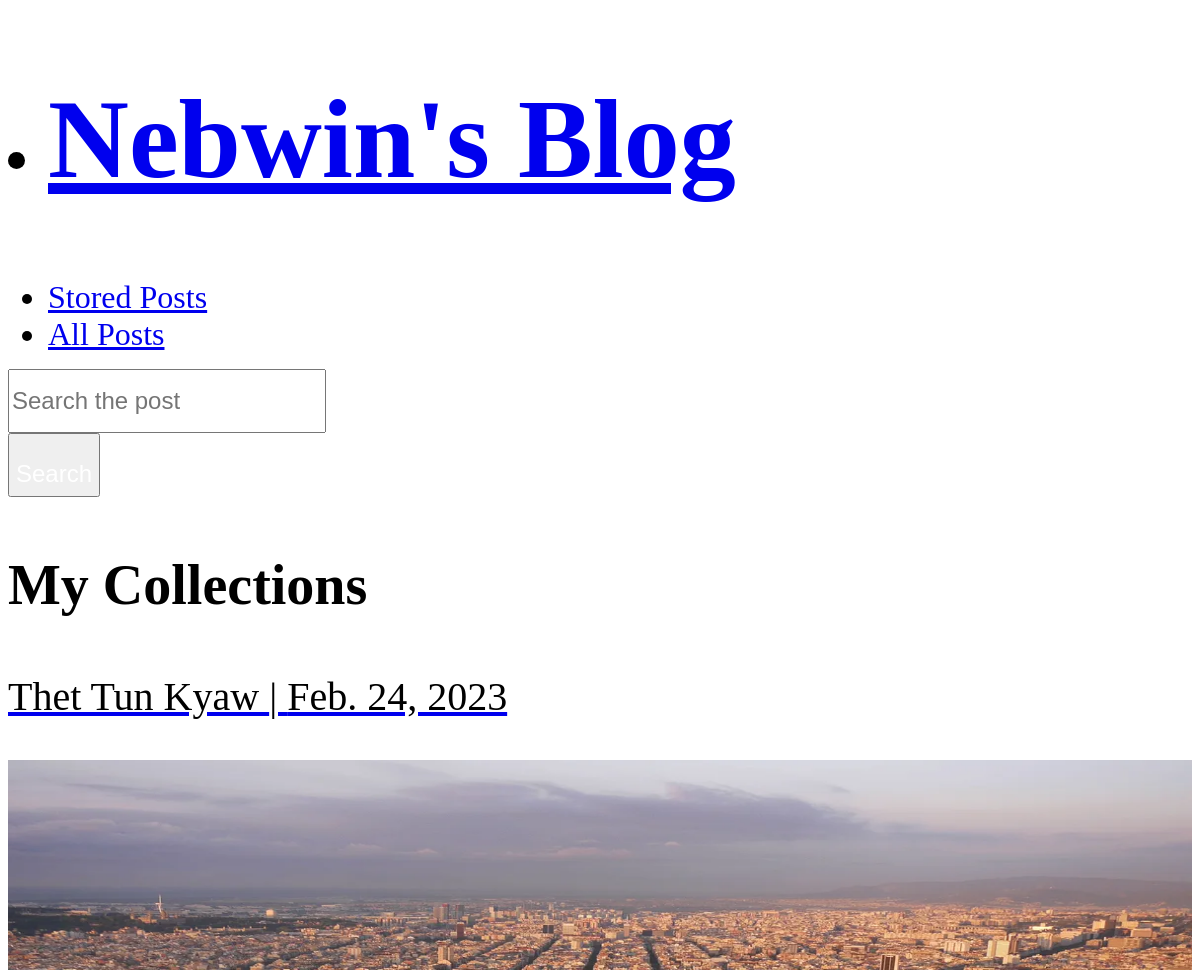
/posts (upper part), run on an earlier commit of the app's database.
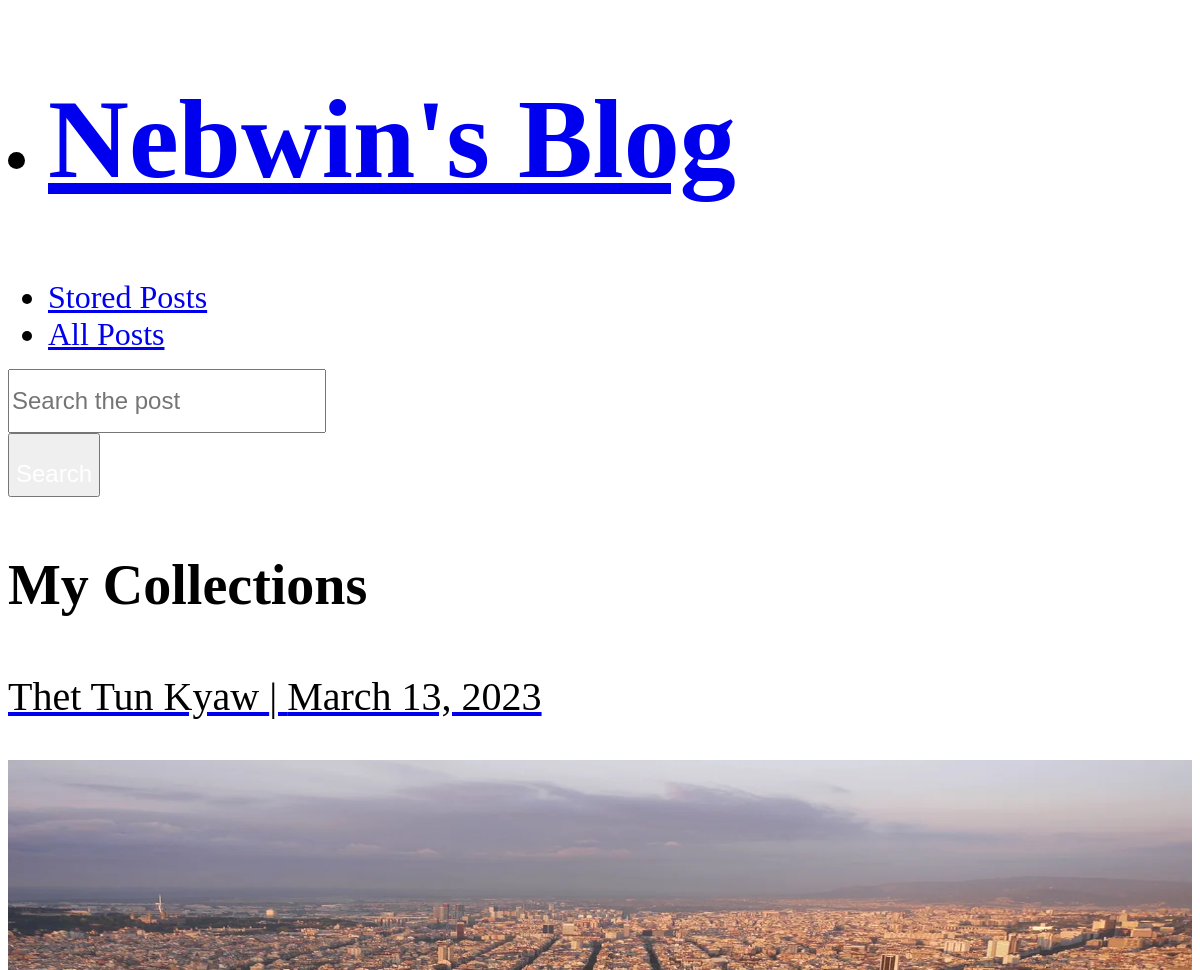
And on a later commit of the database.
### blogs/models.py (models this page shows, shortened)
class Post(models.Model):
    title = models.CharField(max_length=150)
    excerpt = models.CharField(max_length=200)
    image = models.ImageField(upload_to="posts", null=True)
    date = models.DateField(auto_now=True)
    slug = models.SlugField(unique=True, db_index=True)
    content = models.TextField(validators=[MinLengthValidator(10)])
    author = models.ForeignKey(Author, on_delete=models.SET_NULL, related_name="posts", null=True)
    tags = models.ManyToManyField(Tag)
    view_count = models.IntegerField(default=0, null=False, blank=False)

class Author(models.Model):
    first_name = models.CharField(max_length=100)
    last_name = models.CharField(max_length=100)
    email_address = models.EmailField()
    def __str__(self) -> str:
        return f"{self.first_name} {self.last_name}"

### blogs/views.py (the view)
# urls.py: path("posts", views.posts, name="posts"),
def posts(request):
    all_posts = []
    if(request.method == "POST") :
        keyword = request.POST["keyword"]
        url = "posts?keyword={}".format(keyword)
        return HttpResponseRedirect(url)
    else:
        if "keyword" in request.GET:
            print("It does")
            keyword = request.GET["keyword"]
            all_posts = Post.objects.filter(title__icontains=keyword) | Post.objects.filter(view_count__icontains=keyword)  |  Post.objects.filter(content__icontains=keyword)
        else:
            print("It doesn't")
            all_posts = Post.objects.all().order_by("-date")
        return render(request, "blogs/all-posts.html", { "posts": all_posts })

### blogs/templates/blogs/all-posts.html (shortened to what this page needs)
{% extends "base.html" %}
{% load static %}
{% block content %}
    <section>
        <div class="callout large primary">
            <div class="row column text-center">
                <form method="POST" action="{% url 'posts' %}">
                    <div class="row">
                        <div class="medium-9 columns">
                            <input type="search" placeholder="Search the post" name="keyword" style="height: 4rem; font-size: 1.5rem; ">
                        </div>
                        <div class="medium-3 columns">
                            <button type="submit" class="submit button expanded post-button" style="height: 4rem; text-align: center;">
                                <p style="color: white; font-size: 1.5rem; text-align: center;">Search</p>
                            </button>
                        </div>
                      </div>
                </form>
            </div>
        </div>
        <div class="card large">
            <div class="row column text-center">
                <p class="page-title">My Collections</p>
            </div>
        </div>
        <div class="row small-up-1 medium-up-1 large-up-3">
            {% for post in posts %}
            {% include 'blogs/includes/post.html' %}
            {% endfor %}
        </div>
    </section>
{% endblock %}

### blogs/templates/blogs/includes/post.html (shortened to what this page needs)
{% load static %}
<div class="column" >
    <a href="{% url 'post_details' post.slug %}">
        <div class="callout post">
            <p class="post-title">
                {{ post.author }} | {{ post.date }}
            </p>
            <p><img src="{{ post.image.url }}" alt="{{ post.title }}" /></p>
        </div>
</div>

What changed in the data, as far as the page shows it:
changed Post "Thet Tun Kyaw": date "Feb. 24, 2023" → "March 13, 2023"
